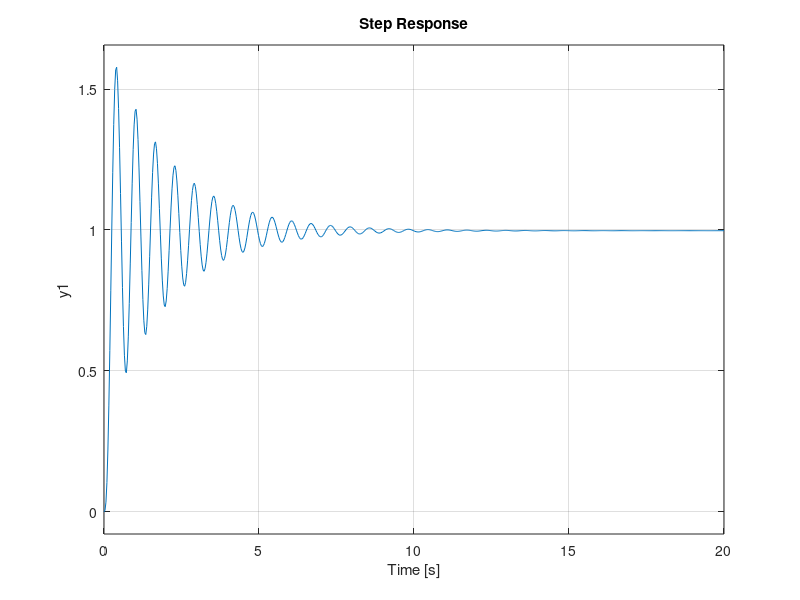

Write MATLAB code to recreate this figure. (Note: this script raises an error after producing the figure.)
% EES-40 2023-2 Lab1 semana 4 Jacques Waldmann 18 agosto 2023
% realização diagonal por blocos: 10/(s+10) é dinâmica de primeira ordem em cascata com 
% transformação para base modal da dinâmica de segunda ordem
% G(s)= 10/(s+10) * 100/(s+0,5+10j)/(s+0,5-10j)
% o grupo deve usar outra realização
clear all;clc;close all
A=[-10 0 0;-10 -.5 10;0 -10 -.5];
B=[10;0;0];
C=[0 0 1];
[Gtfnum Gtfden]=ss2tf(A,B,C,0);
Gtf=tf(Gtfnum,Gtfden);
step(Gtf)
%% augmented dynamics with n=4 to model integral control action
% augmenting state vector x with component x_i: 
% time integral of r-y (output error with respect to the reference) - augmented state vector is xaug
% augmented dynamics:
% xaug_dot=Aaug*xaug+Baug*u+Gaug*r
% y=Caug*xaug
Aaug=[A zeros(3,1);-C 0];
Baug=[B;0]; % % control u input matrix
Gaug=[zeros(3,1); 1]; % reference r input matrix  
Caug=[C 0];
%% ITAE criterion n=4 poles, w0 is the desired bandwidth [rd/s]
% desired poles are (s/w0+.424+-1.263j) and (s/w0+.626+-.414j)
% Ogata segunda edição pg. 240 Tabela 4.2
% vide também arquivo PDF da KNTU a esse respeito 
w0=1*2*pi; % rd/s (Hz->rd/s) selected here is 1 Hz
X=['desired bandwidth ',num2str(w0),' rd/s'];
disp(X);
s=tf('s');
polinmf=[1 2.1*w0 3.4*w0^2 2.7*w0^3 w0^4];
p=roots(polinmf); % 4 polos projetados para malha fechada via realimentação de estado aumentado
X=['vetor de estado aumentado: polos de malha fechada desejados ',num2str(p(1)),'  ',num2str(p(2)),'  ',num2str(p(3)),'  ',num2str(p(4))];
disp(X);
%%
Kaug=place(Aaug,Baug,p);
K=Kaug(1:3); % feedback gain to be used with negative feedback => u= - Kaug*xaug includes integral action
Ki=-Kaug(4); % gain Ki weighs the integral of tracking error r.1(t)-y
X=['augmented state feedback gain vector Kaug ',num2str(Kaug)];
disp(X);
Aaugmf=Aaug-Baug*Kaug;
pmf=eig(Aaugmf);
X=['polos de malha fechada obtidos ',num2str(pmf(1)),'  ',num2str(pmf(2)),'  ',num2str(pmf(3)),'  ',num2str(pmf(4))];
disp(X);
%% closed-loop response in steady state
step_mag=5; % magnitude que satura amp-op 
M=[A B;-C 0];
xureg=inv(M)*[zeros(3,1);-step_mag] % plant model steady state is xureg(1:3) and corresponding control is xureg(4)
xireg=1/Ki*(xureg(4)+K*xureg(1:3)) % augmented state component xi in steady state
%% closed-loop response
SysMFpos=ss(Aaugmf,Gaug,Caug,0); % output is the third component of the augmented state vector
StepInfo=stepinfo(SysMFpos,'RiseTimeThreshold',[0 1]);
X=['Overshoot [%] ',num2str(StepInfo.Overshoot),' Rise time 0-100% [s] ',num2str(StepInfo.RiseTime)];
disp(X);

opt = stepDataOptions('StepAmplitude',step_mag);
[ystep,tstep,xstep]=step(SysMFpos,opt);

figure; % first state vector xaug component
plot(tstep,xstep(:,1));
title(['xaug(1) em malha fechada - r(t)= ',num2str(step_mag),'*1(t)']);
xlabel('segundos');
grid;

figure; % second state vector xaug component
plot(tstep,xstep(:,2));
title(['xaug(2) em malha fechada - r(t)= ',num2str(step_mag),'*1(t)']);
xlabel('segundos');
grid;

figure; % third state vector xaug component
plot(tstep,xstep(:,3));
title(['xaug(3) em malha fechada - r(t)= ',num2str(step_mag),'*1(t)']);
xlabel('segundos');
grid;

figure; % fourth state vector xaug component is integral of r-y
plot(tstep,xstep(:,4));
title(['xaug(4) em malha fechada - r(t)= ',num2str(step_mag),' *1(t)']);
xlabel('segundos');
grid;

figure; % sinal de saída em malha fechada
plot(tstep,ystep);
title(['saída em malha fechada - vide matriz Caug - r(t)= ',num2str(step_mag),' *1(t)']);
xlabel('segundos');
grid;

figure;   % sinal de controle em malha fechada com referência degrau
% control law: u=-Kaug(1:3)*xstep(1:3,:)'+Ki*x_step(4,:)'=-Kaug*xstep'
% notice that xstep(4,:)=integral of(r-y) in closed-loop simulation
xstep=xstep'; % estado em malha fechada
cntrl=-Kaug*xstep;
plot(tstep,cntrl);
title(['controle[V] em malha fechada - r(t)= ',num2str(step_mag),' *1(t)']);
xlabel('segundos');
grid;
%% stability margins - dictated by the open loop L
% Notice that u=Kaug*xaug is output and negative feedback is assumed
[Num,Den]=ss2tf(Aaug,Baug,Kaug,0); % nominal plant model augmented with integral action 
L=tf(Num,Den);                     % is the open loop tf L with u=Kaug*xaug as output and negative feedback is 
                                   % assumed in the stability margins analysis of the open loop L
figure;
nyquistplot(L); % use zoom in critical point in the Nyquist plot and show margins
title('Nyquist plot - open loop L');
figure;
margin(L);
% Design is not robust because nominal plant model L comes too close to -1,0j and the closed loop 
% can become unstable due to uncertainty in L
D=1+L; % distance from critical point in complex plane (-1+0j) to open loop tf L
S=1/D; % sensitivity tf
figure;
bodemag(S);
title('Magnitude da função de sensibilidade |S(j\omega)|[dB]'); % projeto não é robusto
figure;
bodemag(D);
title('função distância ao ponto crítico |D(j\omega|[dB]'); 
